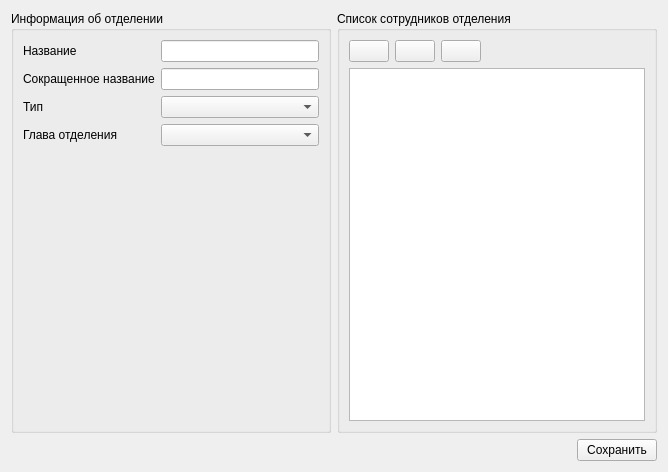
<?xml version="1.0" encoding="UTF-8"?>
<ui version="4.0">
 <class>DepartmentEditWidget</class>
 <widget class="QWidget" name="DepartmentEditWidget">
  <property name="geometry">
   <rect>
    <x>0</x>
    <y>0</y>
    <width>668</width>
    <height>472</height>
   </rect>
  </property>
  <property name="windowTitle">
   <string>Form</string>
  </property>
  <layout class="QVBoxLayout" name="verticalLayout_2">
   <item>
    <layout class="QHBoxLayout" name="horizontalLayout_2">
     <item>
      <widget class="QGroupBox" name="groupBox">
       <property name="title">
        <string>Информация об отделении</string>
       </property>
       <layout class="QFormLayout" name="formLayout">
        <item row="0" column="0">
         <widget class="QLabel" name="label">
          <property name="text">
           <string>Название</string>
          </property>
         </widget>
        </item>
        <item row="0" column="1">
         <widget class="QLineEdit" name="m_name"/>
        </item>
        <item row="1" column="0">
         <widget class="QLabel" name="label_2">
          <property name="text">
           <string>Сокращенное название</string>
          </property>
         </widget>
        </item>
        <item row="1" column="1">
         <widget class="QLineEdit" name="m_shortName"/>
        </item>
        <item row="2" column="0">
         <widget class="QLabel" name="label_3">
          <property name="text">
           <string>Тип</string>
          </property>
         </widget>
        </item>
        <item row="2" column="1">
         <widget class="QComboBox" name="m_type"/>
        </item>
        <item row="3" column="0">
         <widget class="QLabel" name="label_4">
          <property name="text">
           <string>Глава отделения</string>
          </property>
         </widget>
        </item>
        <item row="3" column="1">
         <widget class="QComboBox" name="m_headOfDepartment"/>
        </item>
       </layout>
      </widget>
     </item>
     <item>
      <widget class="QGroupBox" name="groupBox_2">
       <property name="title">
        <string>Список сотрудников отделения</string>
       </property>
       <layout class="QVBoxLayout" name="verticalLayout">
        <item>
         <layout class="QHBoxLayout" name="horizontalLayout_3">
          <item>
           <widget class="QPushButton" name="m_addStaffToDepartment">
            <property name="icon">
             <iconset resource="../resources/resources.qrc">
              <normaloff>:/add.png</normaloff>:/add.png</iconset>
            </property>
           </widget>
          </item>
          <item>
           <widget class="QPushButton" name="m_editStaffInDepartment">
            <property name="icon">
             <iconset resource="../resources/resources.qrc">
              <normaloff>:/edit.png</normaloff>:/edit.png</iconset>
            </property>
           </widget>
          </item>
          <item>
           <widget class="QPushButton" name="m_deleteStaffFromDepartment">
            <property name="icon">
             <iconset resource="../resources/resources.qrc">
              <normaloff>:/remove.png</normaloff>:/remove.png</iconset>
            </property>
           </widget>
          </item>
          <item>
           <spacer name="horizontalSpacer_2">
            <property name="orientation">
             <enum>Qt::Horizontal</enum>
            </property>
            <property name="sizeHint" stdset="0">
             <size>
              <width>40</width>
              <height>20</height>
             </size>
            </property>
           </spacer>
          </item>
         </layout>
        </item>
        <item>
         <widget class="QListWidget" name="m_departmentStaff">
          <property name="selectionMode">
           <enum>QAbstractItemView::ExtendedSelection</enum>
          </property>
         </widget>
        </item>
       </layout>
      </widget>
     </item>
    </layout>
   </item>
   <item>
    <layout class="QHBoxLayout" name="horizontalLayout">
     <item>
      <spacer name="horizontalSpacer">
       <property name="orientation">
        <enum>Qt::Horizontal</enum>
       </property>
       <property name="sizeHint" stdset="0">
        <size>
         <width>40</width>
         <height>20</height>
        </size>
       </property>
      </spacer>
     </item>
     <item>
      <widget class="QPushButton" name="m_save">
       <property name="text">
        <string>Сохранить</string>
       </property>
      </widget>
     </item>
    </layout>
   </item>
  </layout>
 </widget>
 <resources>
  <include location="../resources/resources.qrc"/>
 </resources>
 <connections/>
</ui>
